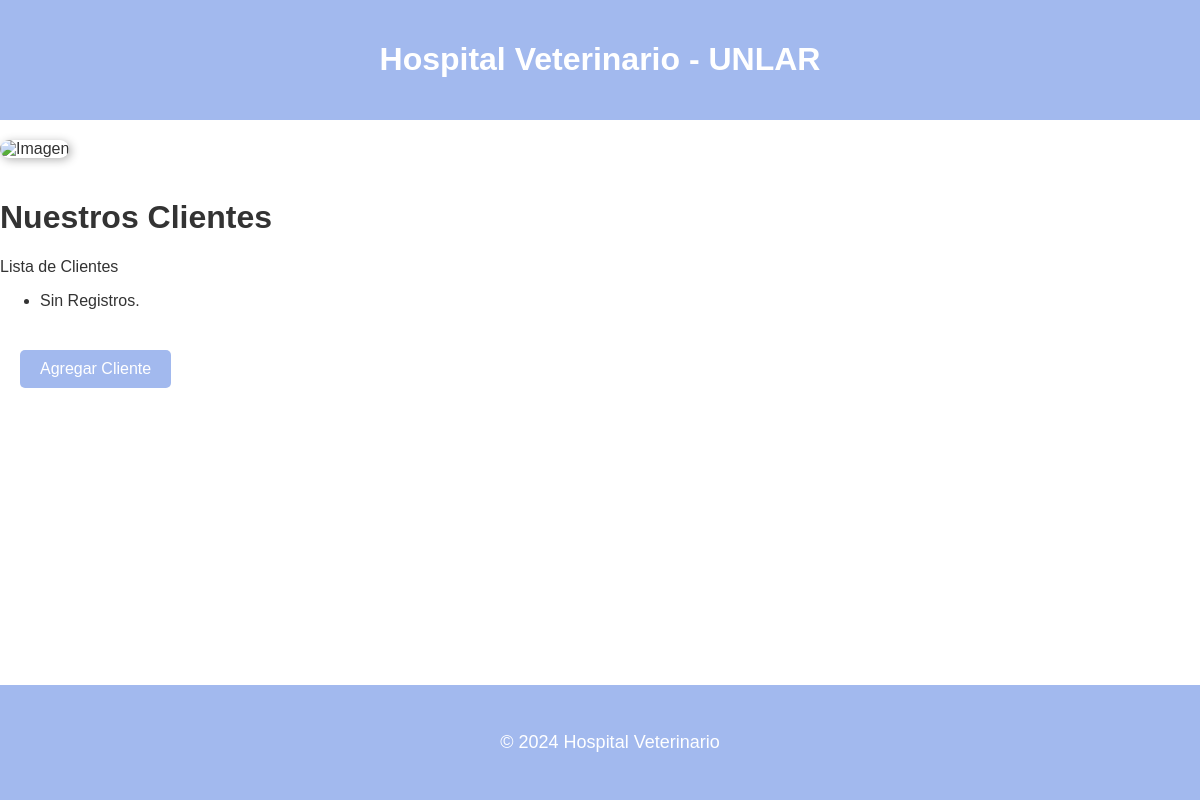
Before: /hospitalVet/cliente/list/ with the older database file.
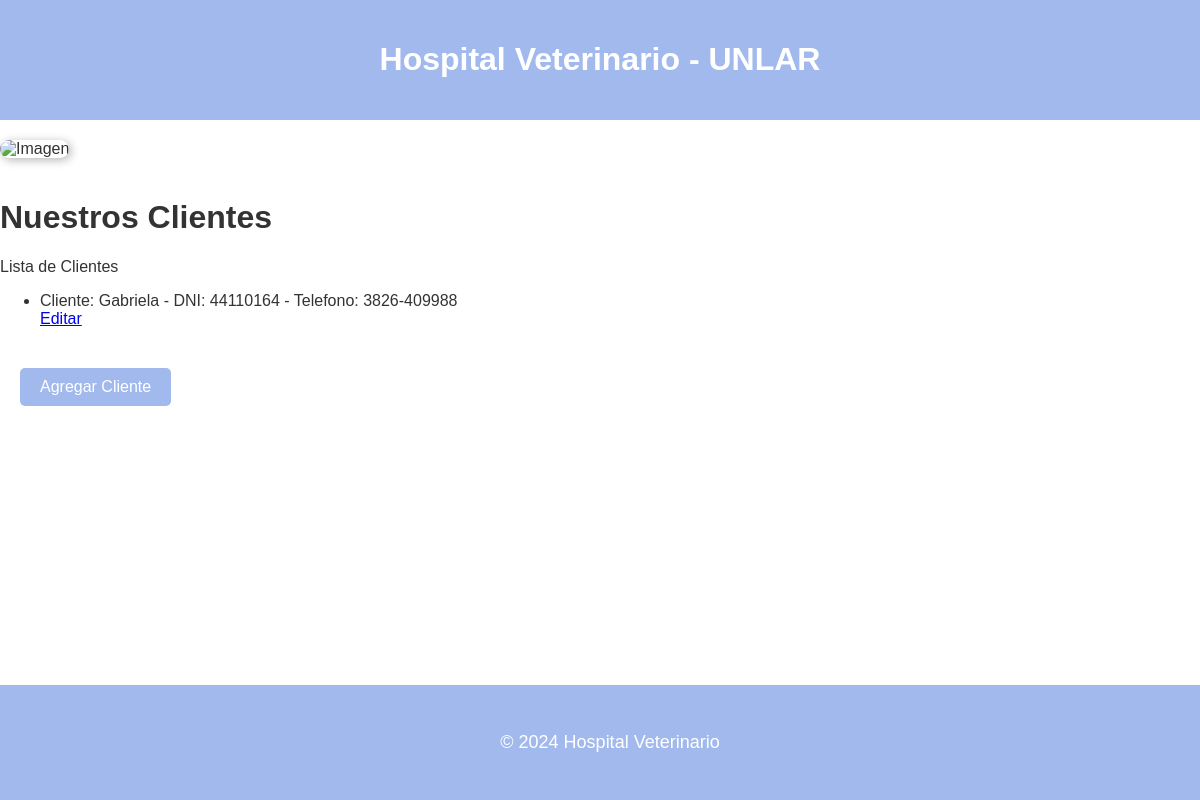
After: the same page with the newer database file.
### apps/homepage/models.py (models this page shows, shortened)
class Cliente(models.Model):
    nombre = models.CharField(max_length=100, verbose_name='Nombre del Cliente')
    telefono = models.CharField(max_length=100, verbose_name='Telefono')
    direccion = models.CharField(max_length=100, verbose_name='Dirección')
    dni = models.IntegerField(default=1, null=True, blank=True, verbose_name='DNI')
    class Meta:
        verbose_name = 'Cliente'
        verbose_name_plural = 'Clientes'
        ordering = ['id']

### apps/homepage/views/cliente/views.py (the view)
# urls.py: path('cliente/list/', ClienteListView.as_view(), name='cliente-list'),
class ClienteListView(ListView):
    model = Cliente
    template_name = 'cliente/list.html'
    def get_queryset(self):
        return  Cliente.objects.all()
    def get_context_data(self, **kwargs):
        context = super().get_context_data(**kwargs)
        context['tittle'] = 'Lista de Clientes'
        return context

### apps/homepage/templates/cliente/list.html (shortened to what this page needs)
{% load static %}
<!DOCTYPE html>
<html lang="en">
<head>
    <link rel="stylesheet" href="{% static 'cliente/css/style.css' %}">
</head>
<body>
    <header>
        <h1>Hospital Veterinario - UNLAR</h1>
    </header>
    <main>
        <img src="{% static 'img/Hospitalveterinarioseded.jpeg' %}" alt="Imagen" class="img-modificada">
        <h1>Nuestros Clientes</h1>
        {{ tittle }}
        <ul>
            {% for cliente in object_list %}
            <li>Cliente: {{ cliente.nombre }} - DNI: {{ cliente.dni }} - Telefono: {{ cliente.telefono }}</li>
            <a href="{% url 'cliente-update' cliente.pk %}">Editar</a>
            {% empty %}
            <li>Sin Registros.</li>
            {% endfor %}
        </ul>
        <div style="margin-top: 20px;">
            <a href="{% url 'cliente-create' %}" class="btn-create">Agregar Cliente</a>
        </div>
    </main>
    <footer>
        <p>© 2024 Hospital Veterinario</p>
    </footer>
</body>
</html>

Changed rows visible on the page:
added Cliente: nombre "Gabriela", dni "44110164", telefono "3826-409988"
Other visible differences:
text no longer shown: "Sin Registros."
